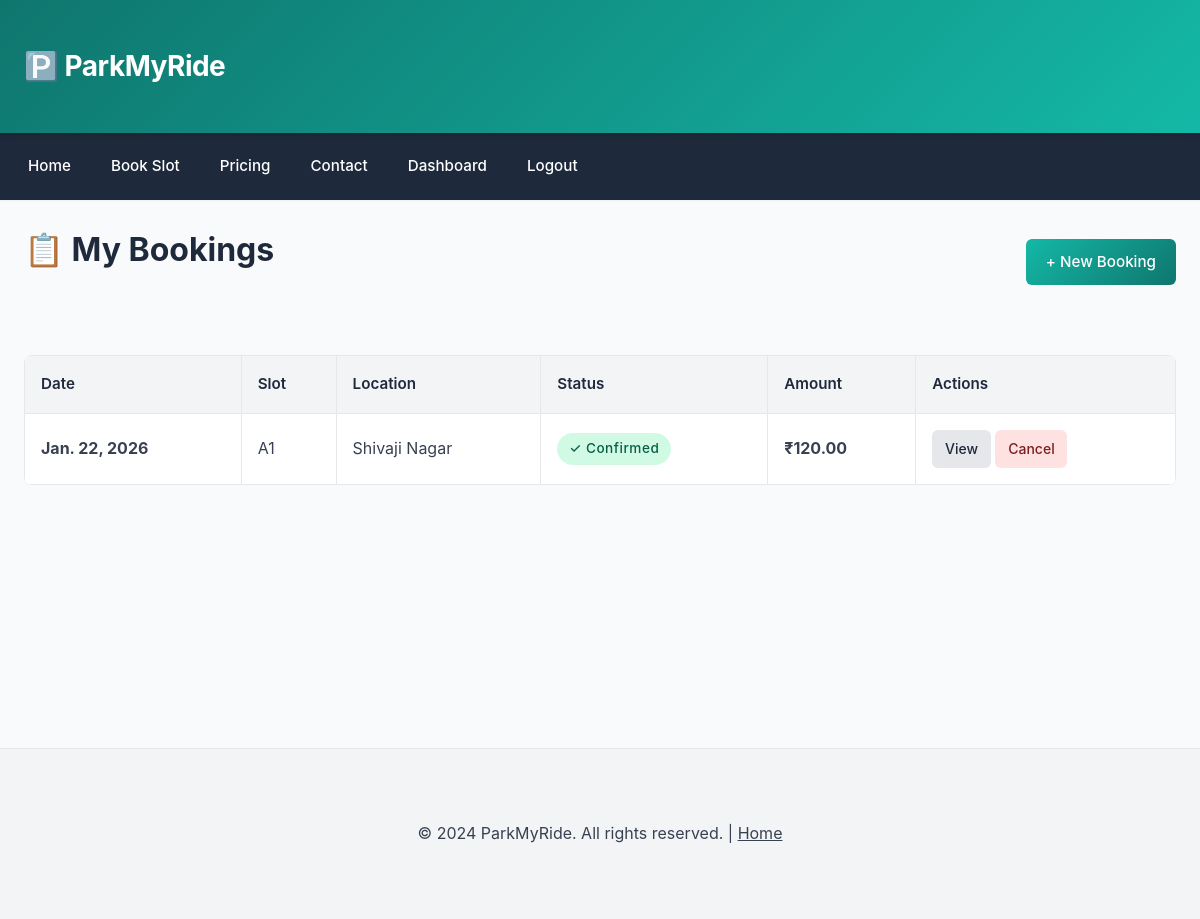
The page /history/ (signed in) on the database its author committed.
### bookings/models.py (models this page shows, shortened)
class Booking(models.Model):
    user = models.ForeignKey(User, on_delete=models.CASCADE)
    slot = models.ForeignKey(ParkingSlot, on_delete=models.CASCADE)
    start_time = models.DateTimeField()
    end_time = models.DateTimeField()
    vehicle_number = models.CharField(max_length=50)
    payment_method = models.CharField(max_length=50)
    status = models.CharField(max_length=20, choices=STATUS_CHOICES, default='Pending')
    total_price = models.DecimalField(max_digits=8, decimal_places=2)
    created_at = models.DateTimeField(auto_now_add=True)

### parking/models.py (models this page shows, shortened)
class ParkingSlot(models.Model):
    slot_name = models.CharField(max_length=100)
    location = models.ForeignKey(Location, on_delete=models.CASCADE)
    vehicle_type = models.CharField(max_length=10, choices=VEHICLE_CHOICES)
    hourly_price = models.DecimalField(max_digits=6, decimal_places=2)
    is_available = models.BooleanField(default=True)
    description = models.CharField(max_length=255, blank=True)

class Location(models.Model):
    name = models.CharField(max_length=200)
    address = models.TextField()

### bookings/views.py (the view)
# urls.py: path('history/', views.history, name='history'),
@login_required
def history(request):
    bookings = Booking.objects.filter(user=request.user).select_related('slot', 'slot__location')
    return render(request, 'history.html', {'bookings': bookings})

### parking/templatetags/currency.py (called while the page is built)
@register.filter
def inr(value):
    try:
        amount = float(value)
        s = f"{amount:,.2f}"
        return f"₹{s}"
    except Exception:
        try:
            return f"₹{float(value):.2f}"
        except Exception:
            return value

### templates/history.html (shortened to what this page needs)
{% extends 'base.html' %}
{% block content %}
<div style="display: flex; justify-content: space-between; align-items: center; margin-bottom: 2rem;">
  <h2>📋 My Bookings</h2>
  <a href="/search/" class="btn book">+ New Booking</a>
</div>
{% if bookings %}
<div class="table-responsive">
  <table class="table">
    <thead>
      <tr>
        <th>Date</th>
        <th>Slot</th>
        <th>Location</th>
        <th>Status</th>
        <th>Amount</th>
        <th>Actions</th>
      </tr>
    </thead>
    <tbody>
      {% for b in bookings %}
      <tr>
        <td><strong>{{ b.start_time.date }}</strong></td>
        <td>{{ b.slot.slot_name }}</td>
        <td>{{ b.slot.location.name }}</td>
        <td>
          {% if b.status == 'Confirmed' %}
            <span class="badge available">✓ Confirmed</span>
          {% elif b.status == 'Cancelled' %}
            <span class="badge busy">✗ Cancelled</span>
          {% else %}
            <span class="badge">{{ b.status }}</span>
          {% endif %}
        </td>
        <td><strong>{{ b.total_price|inr }}</strong></td>
        <td>
          <a href="/book/confirm/{{ b.id }}/" class="btn small" title="View booking details">View</a>
          {% if b.status != 'Cancelled' %}
            <a href="/cancel/{{ b.id }}/" class="btn small" style="background: #fee2e2; color: #7f1d1d;" onclick="return confirm('Are you sure you want to cancel this booking?');" title="Cancel this booking">Cancel</a>
          {% endif %}
        </td>
      </tr>
      {% endfor %}
    </tbody>
  </table>
</div>
{% else %}
<div style="text-align: center; padding: 3rem 1rem; background: #fff; border-radius: 8px; border: 1px solid var(--gray-200);">
  <p style="font-size: 1.1rem; color: var(--gray-700); margin: 1rem 0;">No bookings found yet.</p>
  <a href="/search/" class="btn book">Search & Book a Parking Slot</a>
</div>
{% endif %}
{% endblock %}

### static/css/global.css (style rules this page uses)
:root { --teal: #0f766e; --teal-light: #14b8a6; --dark: #1e293b; --gray-50: #f9fafb; --gray-100: #f3f4f6; --gray-200: #e5e7eb; --gray-300: #d1d5db; --gray-700: #374151; --green: #10b981; --green-dark: #059669; --red: #ef4444; --amber: #f59e0b; --shadow-sm: 0 1px 2px rgba(0, 0, 0, 0.05); --shadow-md: 0 4px 6px rgba(0, 0, 0, 0.1); --shadow-lg: 0 10px 15px rgba(0, 0, 0, 0.1); --transition: all 0.3s ease; }
* { box-sizing: border-box; }
html { scroll-behavior: smooth; }
body { font-family: -apple-system, BlinkMacSystemFont, 'Segoe UI', Roboto, 'Helvetica Neue', Arial, sans-serif; margin: 0; color: var(--dark); background: var(--gray-50); line-height: 1.6; }
.btn { display: inline-block; padding: 0.7rem 1.25rem; border-radius: 6px; background: var(--gray-200); color: var(--dark); text-decoration: none; border: none; cursor: pointer; transition: var(--transition); font-weight: 500; font-size: 0.95rem; text-align: center; }
.btn.book { background: linear-gradient(135deg, var(--teal-light) 0%, var(--teal) 100%); color: #fff; }
.btn.small { padding: 0.5rem 0.8rem; font-size: 0.875rem; }
.badge { display: inline-block; padding: 0.35rem 0.75rem; border-radius: 20px; font-size: 0.85rem; font-weight: 500; letter-spacing: 0.5px; }
.badge.available { background: #d1fae5; color: #065f46; }
.table { width: 100%; border-collapse: collapse; margin-top: 1.5rem; background: #fff; border-radius: 8px; overflow: hidden; box-shadow: var(--shadow-sm); }
.table th { background: var(--gray-100); padding: 1rem; border: 1px solid var(--gray-200); text-align: left; font-weight: 600; color: var(--dark); font-size: 0.95rem; }
.table td { padding: 1rem; border: 1px solid var(--gray-200); color: var(--gray-700); }
.table tbody tr { transition: var(--transition); }
h2 { margin: 0 0 1.5rem 0; font-size: 2rem; font-weight: 700; color: var(--dark); }

### templates/history.html (style rules this page uses)
.table-responsive { overflow-x: auto; }

### rows shown on the page
Booking: start_time "Jan. 22, 2026", slot.slot_name "A1", slot.location.name "Shivaji Nagar", status "✓ Confirmed", total_price|inr "₹120.00"
